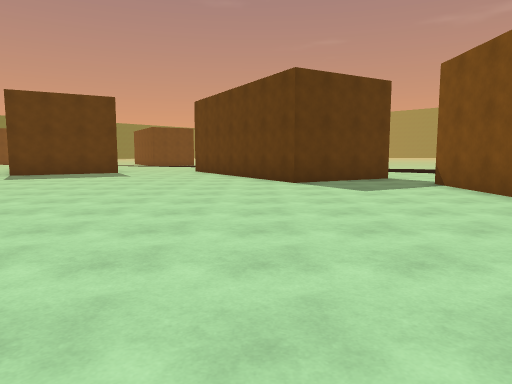
[1] (above)

15 first-person views from a walk through a 3-D level made in the Unity game engine. The camera is 1.4 m above the floor, tilts 6° down and sees 70° across. The floor is counted in squares, 2 m on a side. Each view is taken from the middle of a square. On the plan, view 1 faces up. The plan holds only what a view shows up to about 11 squares ahead; the rest is blank. The place goes on beyond the plan.

[2]
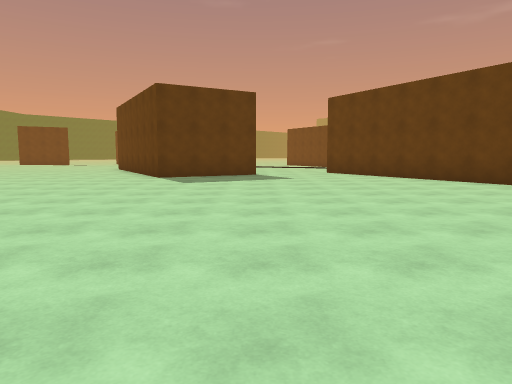

[3]
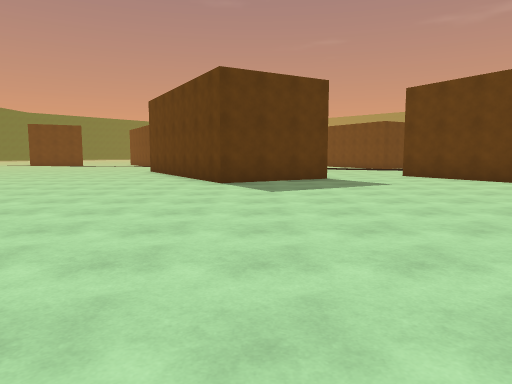

[4]
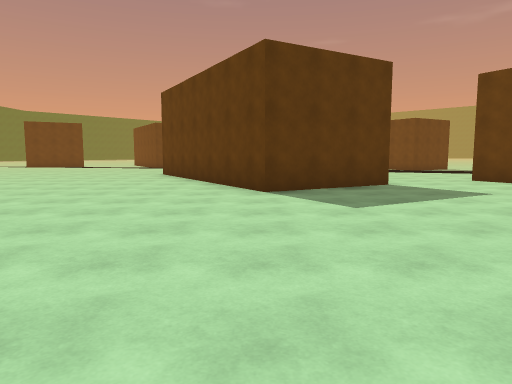

[5]
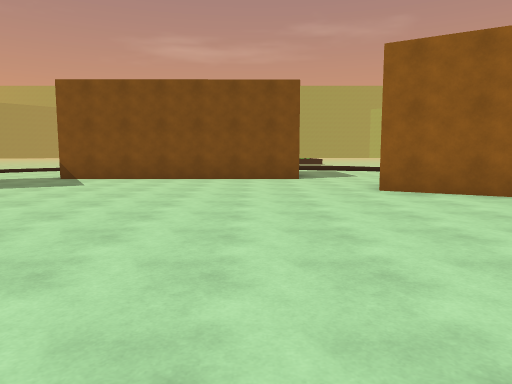

[6]
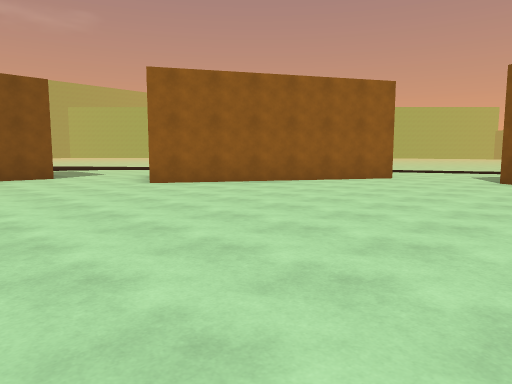

[7]
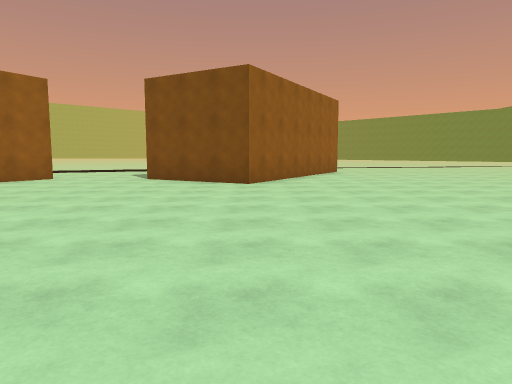

[8]
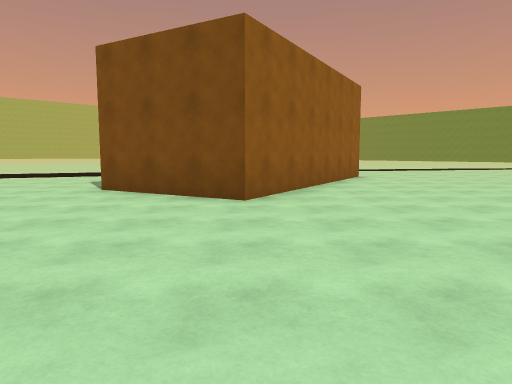

[9]
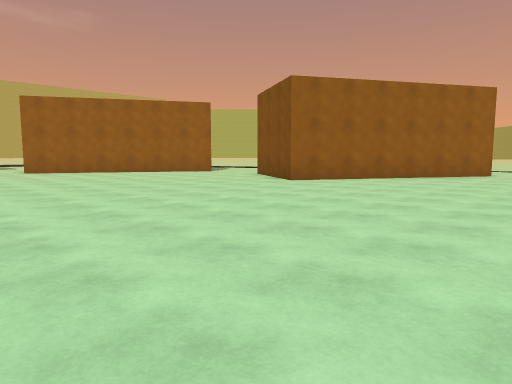

[10]
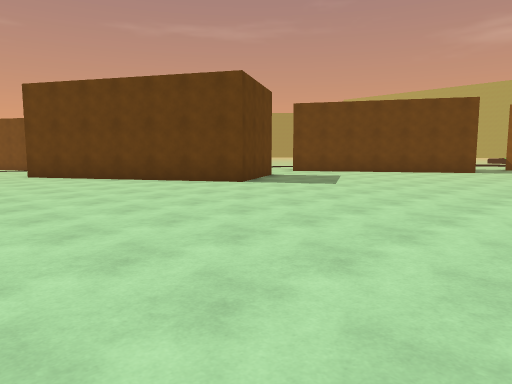

[11]
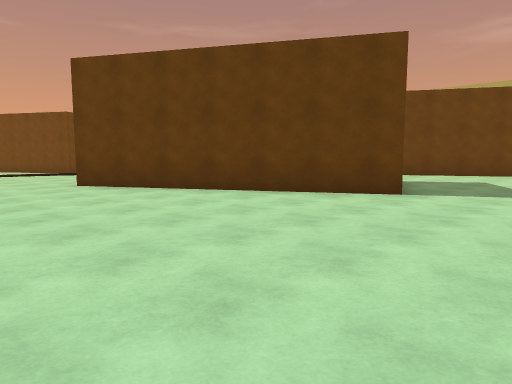

[12]
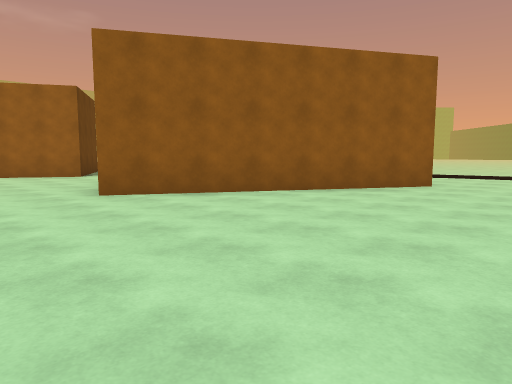

[13]
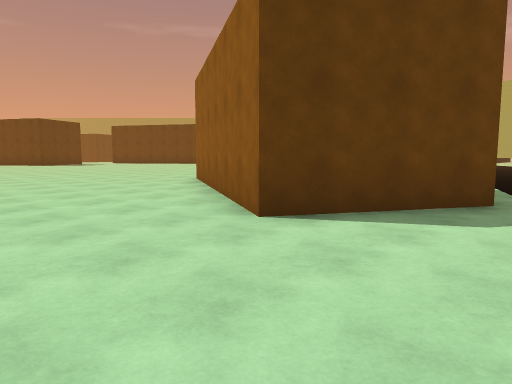

[14]
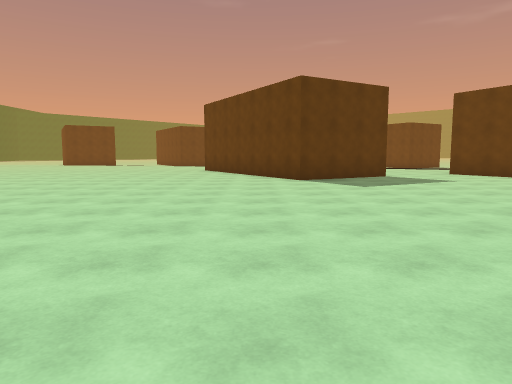

[15]
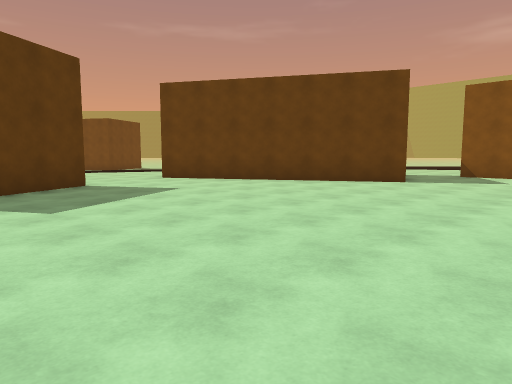

### Floor plan
Points are (right, up) in squares from view 1. A wall is a line through its corners. A room is listed if a view was taken in it or the views show most of it. See-through windows are left out.
Room 1 (views 1, 2, 3, 4, 5, 6, 7, 8, 9, 10, 11, 12, 13, 14, 15)
walls: (-1.5, -3.6) (1, 0.7); (-5, 13.3) (-7.8, 11.6) (-11.2, 17.5); (4.1, 1.7) (4.1, 8.5); (3.8, 10.4) (0.9, 8.7) (-2.4, 14.6); (-10.1, -9.8) (-11.1, -9.2) (-7.8, -3.4) (-4.9, -5.1)
ways out: opening at (-13, 17.3); opening at (-11.5, -11.5); opening at (-4, 14.3); opening at (-3.5, -3.5); opening at (3.3, 2); opening at (4, 9)

Positions as (right, up) in squares from view 1, and headings:
1: (0, 0), facing up
2: (-5, 1), facing up
3: (-7, 3), facing up
4: (-8, 5), facing up
5: (-6, 3), facing right
6: (-7, 5), facing down-right
7: (-8, 5), facing down
8: (-8, 2), facing down
9: (-14, 4), facing down-right
10: (-14, 5), facing up-right
11: (-14, 9), facing up-right
12: (-14, -1), facing down-right
13: (-14, -12), facing up-right
14: (-9, 2), facing up
15: (-8, 5), facing up-right
